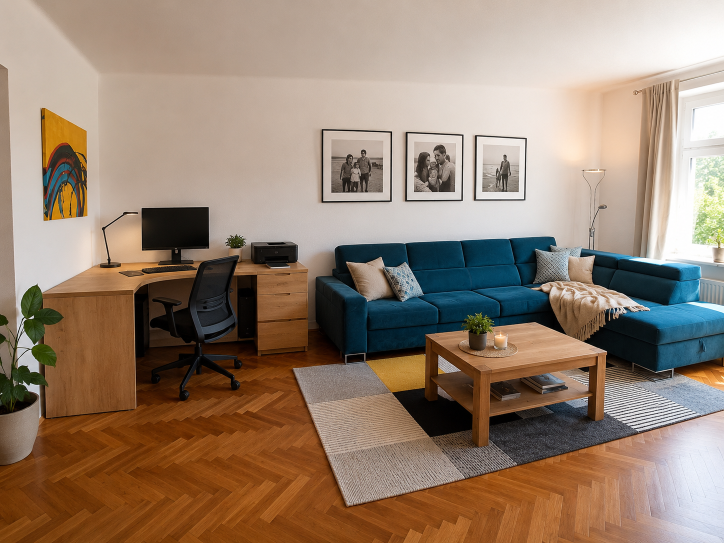
#> input picture photo.png, 1448 x 1086 px (shown at 1/2 size)
$ python sample_palette.py
#> lines starting #> are read from the running program, lines starting #| are printed output that depends on the picture
#!/usr/bin/env python3
"""
Navzorkuje SKUTEČNÉ barvy pixelů z fotky místnosti a zapíše palette.json.

  python3 scripts/sample_palette.py [--image photo.png] [--overlay] [--sheet]

Nic neodhaduje. Tři způsoby vzorkování, všechny nad skutečnými pixely:

  1) FLAT   — v zadané oblasti najde nejhomogennější plošku (nejnižší směrodatná
              odchylka barvy) a vezme její medián. Tím se sám vyhne hranám,
              spárám a předmětům ležícím na povrchu, takže výsledek je barva
              materiálu, ne náhodného pixelu.
  2) EXTREME— medián nejtmavších / nejsvětlejších N % pixelů oblasti.
              Používá se tam, kde je cíl malý a tmavý (černý rám obrazu).
  3) KMEANS — rozloží oblast na k dominantních barev (barevný obraz, koberec).

K tomu tonální rozsah oblastí (p10/p50/p90) pro generování textur dřeva
a k-means dominantních barev celého snímku.

Závislosti: Pillow, numpy   (pip install Pillow numpy)
"""
import argparse, json, colorsys
from pathlib import Path

import numpy as np
from PIL import Image, ImageDraw

ROOT = Path(__file__).resolve().parent.parent

# Souřadnice jsou v pixelech referenční fotky; skript je přepočítá na jinou velikost.
REF_W, REF_H = 1448, 1086

# --- FLAT: (jméno, role, x0, y0, x1, y1, poloměr plošky) ------------------------
FLAT = [
    ("podlaha_slunce",     "podlaha",  200,  920,  400, 1010, 10),
    ("podlaha_stred",      "podlaha",  560,  960,  760, 1060, 10),
    ("podlaha_stin",       "podlaha",  300,  850,  420,  900,  7),
    ("podlaha_vpravo",     "podlaha", 1000, 1020, 1300, 1080,  8),

    ("stena_zadni_svetla", "stena",   1100,  180, 1250,  260, 12),
    ("stena_zadni_stred",  "stena",    480,  260,  620,  340, 12),
    ("stena_leva_stin",    "stena",    195,  220,  260,  300, 10),
    ("stena_leva_dole",    "stena",     30,  480,   80,  560,  8),
    ("strop",              "strop",    600,   40,  800,   90, 10),

    ("gauc_svetlo",        "gauc",     860,  480, 1010,  530,  8, "light"),
    ("gauc_stred",         "gauc",     760,  590,  900,  640,  8),
    ("gauc_stin",          "gauc",     700,  628,  830,  652,  6),
    ("gauc_chaise",        "gauc",    1250,  600, 1350,  650,  8),
    ("gauc_oprerka",       "gauc",     980,  480, 1050,  515,  6),

    ("dub_deska",          "dub",      185,  552,  278,  582,  6, "light"),
    ("dub_bocnice",        "dub",      140,  660,  240,  760, 12),
    ("dub_kontejner",      "dub",      525,  585,  600,  620,  8),
    ("dub_konferencak",    "dub",     1090,  668, 1180,  695,  6),

    ("cerna_zidle",        "kov",      380,  570,  430,  620,  6),
    ("cerna_monitor",      "kov",      300,  430,  400,  480, 10),
    ("chrom_lampa",        "kov",     1182,  382, 1192,  420,  2),

    ("koberec_krem",       "textil",   660,  830,  760,  880, 10),
    ("koberec_seda",       "textil",  1180,  800, 1290,  860, 10),
    ("koberec_zluta",      "textil",   760,  720,  830,  750,  6),
    ("koberec_tmava",      "textil",   808,  776,  892,  826,  7, "light"),
    ("zavesy_krem",        "textil",  1268,  200, 1332,  340, 10, "light"),
    ("deka_krem",          "textil",  1095,  565, 1200,  630,  8, "light"),
    ("polstar_bezovy",     "textil",   720,  530,  790,  580,  8),
]

# --- EXTREME: (jméno, role, x0, y0, x1, y1, 'dark'|'light', podíl) -------------
EXTREME = [
    ("cerna_ram_fotky",  "kov",  630, 250, 1070, 415, "dark", 0.01),
    ("bila_pasparta",    "kov",  650, 270, 1060, 400, "light", 0.05),
]

# --- KMEANS: (jméno, role, x0, y0, x1, y1, k) ---------------------------------
KMEANS_REGIONS = [
    ("obraz", "akcent", 96, 232, 168, 424, 5),
]

# --- tonální rozsah oblastí (p10 / p50 / p90 podle jasu) ----------------------
REGIONS = [
    ("podlaha_vlysy", "podlaha", 150,  900,  600, 1080),
    ("podlaha_celek", "podlaha", 120,  700, 1420, 1080),
    ("gauc_celek",    "gauc",    760,  555, 1045,  645),
    ("stena_celek",   "stena",   400,  150, 1100,  380),
    ("dub_nabytek",   "dub",     500,  558,  608,  700),
    ("koberec_celek", "textil",  620,  720, 1300,  900),
]


def to_hex(rgb):
    return "#{:02X}{:02X}{:02X}".format(*(int(round(max(0, min(255, c)))) for c in rgb))


def srgb_to_linear(c):
    c = c / 255.0
    return np.where(c <= 0.04045, c / 12.92, ((c + 0.055) / 1.055) ** 2.4)


def rgb_to_lab(rgb):
    rgb = np.asarray(rgb, dtype=float).reshape(-1, 3)
    m = np.array([[0.4124564, 0.3575761, 0.1804375],
                  [0.2126729, 0.7151522, 0.0721750],
                  [0.0193339, 0.1191920, 0.9503041]])
    xyz = srgb_to_linear(rgb) @ m.T / np.array([0.95047, 1.0, 1.08883])
    eps, kappa = 216 / 24389, 24389 / 27
    f = np.where(xyz > eps, np.cbrt(xyz), (kappa * xyz + 16) / 116)
    return np.stack([116 * f[:, 1] - 16,
                     500 * (f[:, 0] - f[:, 1]),
                     200 * (f[:, 1] - f[:, 2])], axis=1)


def hsl(rgb):
    r, g, b = [c / 255.0 for c in rgb]
    h, l, s = colorsys.rgb_to_hls(r, g, b)
    return {"h": round(h * 360, 1), "s": round(s * 100, 1), "l": round(l * 100, 1)}


def entry(name, role, rgb, extra=None):
    rgb = [int(round(float(c))) for c in rgb]
    d = {"name": name, "role": role, "hex": to_hex(rgb), "rgb": rgb,
         "lab": [round(float(v), 2) for v in rgb_to_lab(rgb)[0]], "hsl": hsl(rgb)}
    if extra:
        d.update(extra)
    return d


def kmeans(data, k, iters=40, seed=7):
    rng = np.random.default_rng(seed)
    centers = [data[rng.integers(len(data))]]
    for _ in range(k - 1):
        d = np.min(((data[:, None, :] - np.array(centers)[None, :, :]) ** 2).sum(2), axis=1)
        s = d.sum()
        centers.append(data[rng.choice(len(data), p=(d / s) if s > 0 else None)])
    centers = np.array(centers, dtype=float)
    labels = np.zeros(len(data), dtype=int)
    for _ in range(iters):
        new = ((data[:, None, :] - centers[None, :, :]) ** 2).sum(2).argmin(1)
        if (new == labels).all():
            break
        labels = new
        for i in range(k):
            sel = data[labels == i]
            if len(sel):
                centers[i] = sel.mean(0)
    return centers, labels


def flattest_patch(arr, box, r, stride=None, prefer=None):
    """Najde v oblasti plošku s nejnižší barevnou odchylkou -> barva materiálu.

    prefer='light'/'dark': ze všech plošek, které jsou skoro stejně homogenní
    (do 1.6x nejlepšího skóre), vybere tu nejsvětlejší/nejtmavší. Tím se vzorek
    netrefí do stínu nebo záhybu, ale do vlastní barvy povrchu.
    """
    x0, y0, x1, y1 = box
    stride = stride or max(2, r)
    cands = []
    for cy in range(y0 + r, y1 - r + 1, stride):
        for cx in range(x0 + r, x1 - r + 1, stride):
            blk = arr[cy - r:cy + r + 1, cx - r:cx + r + 1].reshape(-1, 3).astype(float)
            med = np.median(blk, axis=0)
            cands.append((float(blk.std(axis=0).mean()), cx, cy, med,
                          float(med @ np.array([0.2126, 0.7152, 0.0722]))))
    if not cands:
        return None
    best = min(c[0] for c in cands)
    if prefer:
        pool = [c for c in cands if c[0] <= best * 1.6 + 0.5]
        pick = max(pool, key=lambda c: c[4]) if prefer == "light" else min(pool, key=lambda c: c[4])
    else:
        pick = min(cands, key=lambda c: c[0])
    return pick[:4]


def main():
    ap = argparse.ArgumentParser()
    ap.add_argument("--image", default="photo.png")
    ap.add_argument("--out", default="palette.json")
    ap.add_argument("--overlay", action="store_true")
    ap.add_argument("--sheet", action="store_true", help="kontaktní list výřezů")
    ap.add_argument("--clusters", type=int, default=14)
    args = ap.parse_args()

    img_path = ROOT / args.image
    if not img_path.exists():
        raise SystemExit(f"Fotka nenalezena: {img_path}")

    im = Image.open(img_path).convert("RGB")
#> im is the input picture: PIL image 1448x1086 RGB; mean R, G, B 150.5, 129.6, 111.7
    W, H = im.size
#> W = 1448; H = 1086
    arr = np.asarray(im, dtype=np.uint8)
    sx, sy = W / REF_W, H / REF_H
#> sx = 1; sy = 1

    def scale(b):
        return (int(round(b[0] * sx)), int(round(b[1] * sy)),
                int(round(b[2] * sx)), int(round(b[3] * sy)))

    samples = []

    # 1) FLAT
    for item in FLAT:
        name, role, x0, y0, x1, y1, r = item[:7]
        prefer = item[7] if len(item) > 7 else None
        box = scale((x0, y0, x1, y1))
        rr = max(1, int(round(r * min(sx, sy))))
        score, cx, cy, med = flattest_patch(arr, box, rr, prefer=prefer)
        samples.append(entry(name, role, med, {
            "method": "flat", "x": cx, "y": cy, "patch": rr,
            "u": round(cx / W, 5), "v": round(cy / H, 5),
            "search_box": list(box), "variance": round(score, 2),
            "prefer": prefer,
        }))
#> this loop made 28 passes
#> (score, cx, cy) on passes 1 to 7: (3.03, 220, 970), (3.93, 570, 1050), (2.81, 328, 864), (4.05, 1136, 1060), (1.94, 1232, 240), (1.18, 492, 272), (1.16, 235, 230)
#> after the loop, samples = 28 items

    # 2) EXTREME
    for name, role, x0, y0, x1, y1, which, frac in EXTREME:
        bx0, by0, bx1, by1 = scale((x0, y0, x1, y1))
        blk = arr[by0:by1, bx0:bx1].reshape(-1, 3).astype(float)
        lum = blk @ np.array([0.2126, 0.7152, 0.0722])
        idx = np.argsort(lum)
        n = max(1, int(frac * len(idx)))
        sel = blk[idx[:n]] if which == "dark" else blk[idx[-n:]]
        samples.append(entry(name, role, np.median(sel, axis=0), {
            "method": f"extreme:{which}", "fraction": frac,
            "search_box": [bx0, by0, bx1, by1], "pixels": int(n),
        }))
#> this loop made 2 passes
#> n on passes 1 to 2: 726, 2665
#> after the loop, samples = 30 items

    # 3) KMEANS oblastí
    for name, role, x0, y0, x1, y1, k in KMEANS_REGIONS:
        bx0, by0, bx1, by1 = scale((x0, y0, x1, y1))
        blk = arr[by0:by1, bx0:bx1].reshape(-1, 3).astype(float)
        centers, labels = kmeans(blk, k)
        counts = np.bincount(labels, minlength=k)
        for i in np.argsort(-counts):
            samples.append(entry(f"{name}_{i+1}", role, centers[i], {
                "method": "kmeans", "share": round(float(counts[i] / counts.sum()), 4),
                "search_box": [bx0, by0, bx1, by1],
            }))
#> this loop made 1 pass
#> (centers, counts) on pass 1: ([[228, 155, 33]], [6031, 3646, 1734, 680, 1733])

    # tonální rozsah oblastí
    regions = []
    for name, role, x0, y0, x1, y1 in REGIONS:
        bx0, by0, bx1, by1 = scale((x0, y0, x1, y1))
        blk = arr[by0:by1, bx0:bx1].reshape(-1, 3).astype(float)
        lum = blk @ np.array([0.2126, 0.7152, 0.0722])
        idx = np.argsort(lum)

        def band(q, w=0.02):
            lo, hi = max(0, int((q - w) * len(idx))), min(len(idx), int((q + w) * len(idx)))
            return np.median(blk[idx[lo:hi]], axis=0)

        regions.append({
            "name": name, "role": role, "box": [bx0, by0, bx1, by1],
            "dark": to_hex(band(0.10)), "base": to_hex(band(0.50)),
            "light": to_hex(band(0.90)), "mean": to_hex(blk.mean(0)),
            "contrast": round(float((band(0.90) - band(0.10)).mean()), 1),
        })

    # dominantní barvy celého snímku
    small = im.resize((240, max(1, int(240 * H / W))), Image.LANCZOS)
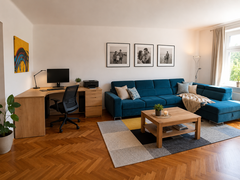
#> small: PIL image 240x180 RGB; mean R, G, B 150.5, 129.6, 111.7
    data = np.asarray(small, dtype=float).reshape(-1, 3)
    centers, labels = kmeans(data, args.clusters)
    counts = np.bincount(labels, minlength=args.clusters)
    clusters = [entry(f"cluster_{i}", "dominant", centers[i],
                      {"share": round(float(counts[i] / counts.sum()), 4)})
                for i in np.argsort(-counts)]

    out = {
        "meta": {
            "source": "sampled",
            "image": args.image,
            "image_size": [W, H],
            "methods": {
                "flat": "medián nejhomogennější plošky v oblasti (vyhne se hranám a předmětům)",
                "extreme": "medián nejtmavších/nejsvětlejších N % pixelů oblasti",
                "kmeans": "dominantní barvy oblasti",
            },
            "script": "scripts/sample_palette.py",
        },
        "samples": samples,
        "regions": regions,
        "clusters": clusters,
    }

    out_path = ROOT / args.out
    if out_path.exists():
        try:
            prev = json.loads(out_path.read_text(encoding="utf-8"))
            if "directions" in prev:
                out["directions"] = prev["directions"]
        except Exception:
            pass
    out_path.write_text(json.dumps(out, indent=2, ensure_ascii=False), encoding="utf-8")
    print(f"Zapsáno {out_path}  ({len(samples)} vzorků, {len(regions)} oblastí, {len(clusters)} shluků)")
#| Zapsáno palette.json  (35 vzorků, 6 oblastí, 14 shluků)

    located = [s for s in samples if "x" in s]

    if args.overlay:
        ov = im.copy()
        d = ImageDraw.Draw(ov)
        for item in FLAT:
            d.rectangle(scale(item[2:6]), outline=(0, 255, 255), width=1)
        for s in located:
            x, y, r = s["x"], s["y"], s["patch"]
            d.rectangle([x - r, y - r, x + r, y + r], outline=(255, 0, 255), width=3)
            d.rectangle([x + r + 4, y - 13, x + r + 40, y + 13], fill=tuple(s["rgb"]),
                        outline=(0, 0, 0), width=2)
            d.text((x + r + 46, y - 6), s["name"], fill=(255, 0, 255))
        ov.save(ROOT / "scripts" / "_palette_overlay.png")
        print("Kontrolní obrázek: scripts/_palette_overlay.png")

    if args.sheet:
        T, Z, COLS = 96, 2, 6
        CW, CH = T * Z, T * Z + 34
        rows = (len(located) + COLS - 1) // COLS
        sheet = Image.new("RGB", (COLS * CW, rows * CH), (24, 24, 28))
        sd = ImageDraw.Draw(sheet)
        for i, s in enumerate(located):
            x0, y0 = s["x"] - T // 2, s["y"] - T // 2
            crop = im.crop((x0, y0, x0 + T, y0 + T)).resize((T * Z, T * Z), Image.NEAREST)
            cd = ImageDraw.Draw(crop)
            c, r = T * Z // 2, max(2, s["patch"]) * Z
            cd.rectangle([c - r, c - r, c + r, c + r], outline=(255, 0, 255), width=2)
            gx, gy = (i % COLS) * CW, (i // COLS) * CH
            sheet.paste(crop, (gx, gy))
            sd.rectangle([gx, gy + T * Z, gx + 40, gy + T * Z + 34], fill=tuple(s["rgb"]))
            sd.text((gx + 46, gy + T * Z + 4), s["name"], fill=(240, 240, 240))
            sd.text((gx + 46, gy + T * Z + 18),
                    f"{s['hex']}  L*{s['lab'][0]:.0f} var{s.get('variance', 0):.0f}",
                    fill=(150, 150, 160))
        sheet.save(ROOT / "scripts" / "_contact_sheet.png")
        print("Kontaktní list: scripts/_contact_sheet.png")


if __name__ == "__main__":
    main()
